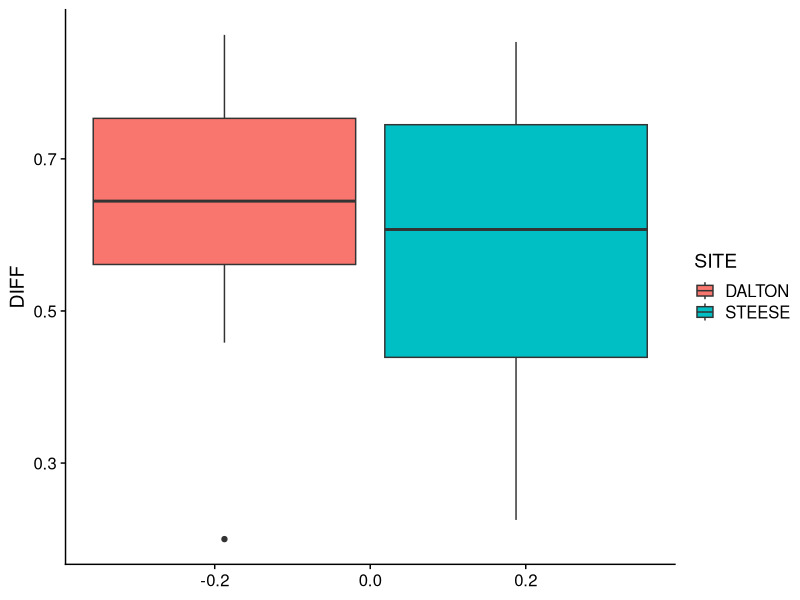
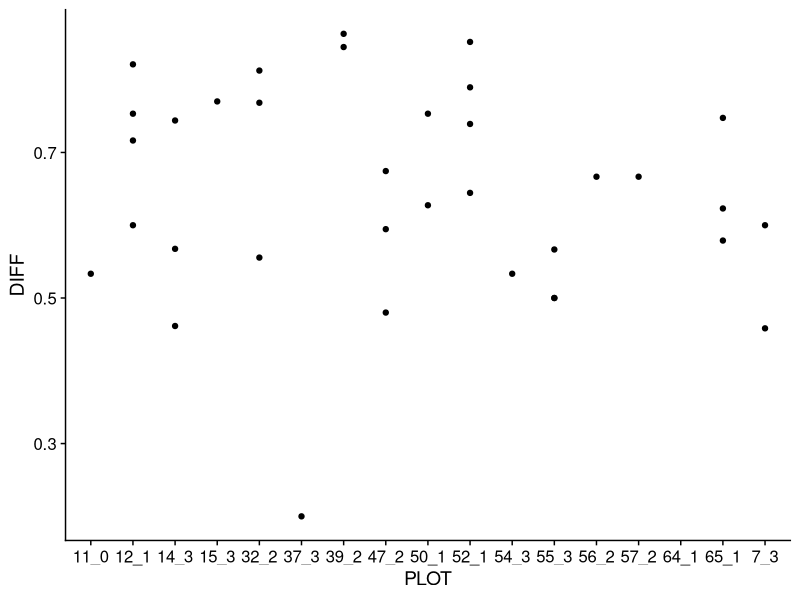

Write the R code that produced these figures, in order.
# comparing understory vegetation 
# trying to understand the variation between sites and plots

library(tidyverse)
library(cowplot)
theme_set(theme_cowplot())
library(here)


veg_weight <- read.csv(here("data/understory_veg_weight_raw.csv"))

veg_weight$DIFF <- veg_weight$DRY_WEIGHT / veg_weight$WET_WEIGHT

ggplot(veg_weight, aes(y = DIFF, fill = SITE)) + geom_boxplot()

veg_weight %>%
  filter(SITE == "DALTON") %>%
  ggplot(aes(x = PLOT, y = DIFF)) + geom_point()



